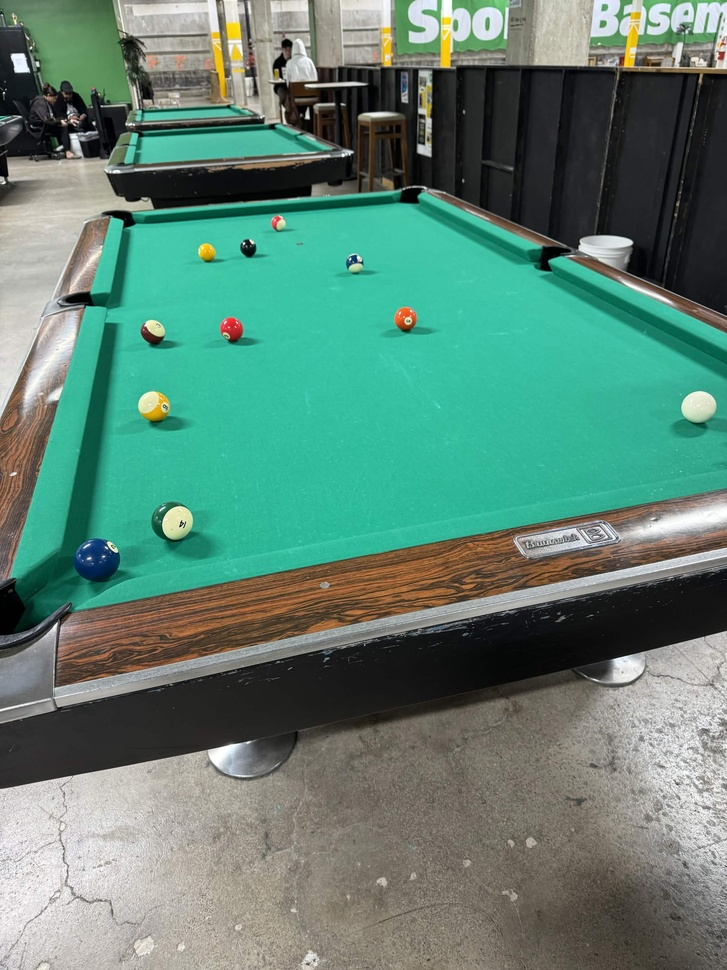
#> input picture image.jpg, 727 x 970 px, shrunk from 2160 x 2880 before the run, given in place of the camera
$ python testing.py
#> lines starting #> are read from the running program, lines starting #| are printed output that depends on the picture; after the words box and inside, x2 and y2 are one past the last pixel; in counts of white or black regions, pixels touching at a corner belong together
import cv2
import numpy as np
import math

# -----------------------------
# USER SETTINGS
# -----------------------------

CAMERA_INDEX = 0

# Assumed real target diameter.
# Change this once the real target size is known.
REAL_DIAMETER_M = 0.75

# Approximate camera horizontal field of view in degrees.
# Change this to match your camera.
CAMERA_FOV_DEG = 62.0

# Optional: only detect red-ish circles.
# Set to False to detect any circle-like object.
DETECT_RED_ONLY = False


# -----------------------------
# HELPER FUNCTIONS
# -----------------------------

def estimate_focal_length_px(frame_width_px, fov_deg):
    """
    Estimate focal length in pixels from camera field of view.

    This is a rough approximation.
    For accurate results, use camera calibration with a checkerboard.
    """
    fov_rad = math.radians(fov_deg)
    return frame_width_px / (2.0 * math.tan(fov_rad / 2.0))


def estimate_distance(real_diameter_m, apparent_diameter_px, focal_length_px):
    """
    Pinhole camera distance estimate:

        distance = real_size * focal_length / image_size

    Works best when the target size is known and the target is not too tilted.
    """
    if apparent_diameter_px <= 0:
        return None

    return (real_diameter_m * focal_length_px) / apparent_diameter_px


def circularity(contour):
    """
    Returns how circle-like a contour is.
    A perfect circle is near 1.0.
    """
    area = cv2.contourArea(contour)
    perimeter = cv2.arcLength(contour, True)

    if perimeter == 0:
        return 0

    return 4 * math.pi * area / (perimeter * perimeter)


def get_red_mask(frame):
    """
    Detect red areas in HSV color space.
    Red wraps around hue=0, so two ranges are needed.
    """
    hsv = cv2.cvtColor(frame, cv2.COLOR_BGR2HSV)

    lower_red_1 = np.array([0, 80, 50])
    upper_red_1 = np.array([10, 255, 255])

    lower_red_2 = np.array([170, 80, 50])
    upper_red_2 = np.array([180, 255, 255])

    mask_1 = cv2.inRange(hsv, lower_red_1, upper_red_1)
    mask_2 = cv2.inRange(hsv, lower_red_2, upper_red_2)

    mask = mask_1 | mask_2

    # Clean noise
    kernel = np.ones((5, 5), np.uint8)
    mask = cv2.morphologyEx(mask, cv2.MORPH_OPEN, kernel)
    mask = cv2.morphologyEx(mask, cv2.MORPH_CLOSE, kernel)

    return mask


# -----------------------------
# MAIN PROGRAM
# -----------------------------

cap = cv2.VideoCapture(CAMERA_INDEX)

if not cap.isOpened():
    raise RuntimeError("Could not open camera.")

ret, frame = cap.read()
#> frame is the input picture: shape (970, 727, 3); mean B, G, R 116.1, 130.8, 94.6

if not ret:
    raise RuntimeError("Could not read from camera.")

frame_height, frame_width = frame.shape[:2]
#> frame_height = 970; frame_width = 727
FOCAL_LENGTH_PX = estimate_focal_length_px(frame_width, CAMERA_FOV_DEG)
#> FOCAL_LENGTH_PX = 605

print(f"Estimated focal length: {FOCAL_LENGTH_PX:.2f} px")
#| Estimated focal length: 604.97 px
print("Press 'q' to quit.")

while True:
    ret, frame = cap.read()

    if not ret:
        break

    output = frame.copy()

    if DETECT_RED_ONLY:
        processed = get_red_mask(frame)
    else:
        gray = cv2.cvtColor(frame, cv2.COLOR_BGR2GRAY)
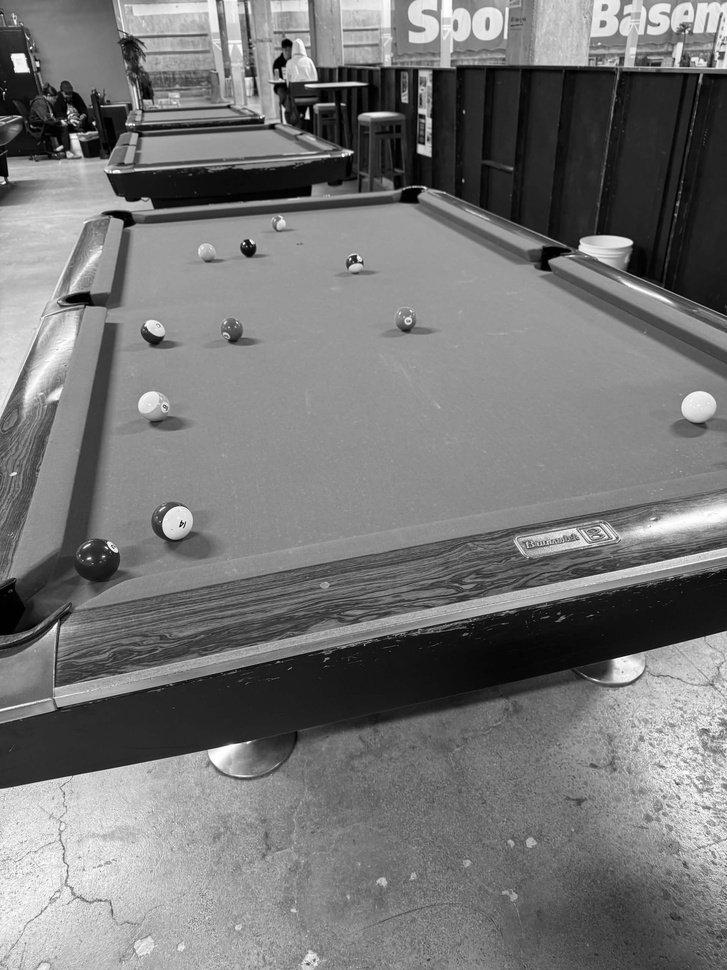
#> gray: shape (970, 727); min 0, max 255, mean 118.3
        gray = cv2.GaussianBlur(gray, (7, 7), 1.5)

        # Edge detection works better for general circle-like targets
        processed = cv2.Canny(gray, 50, 150)
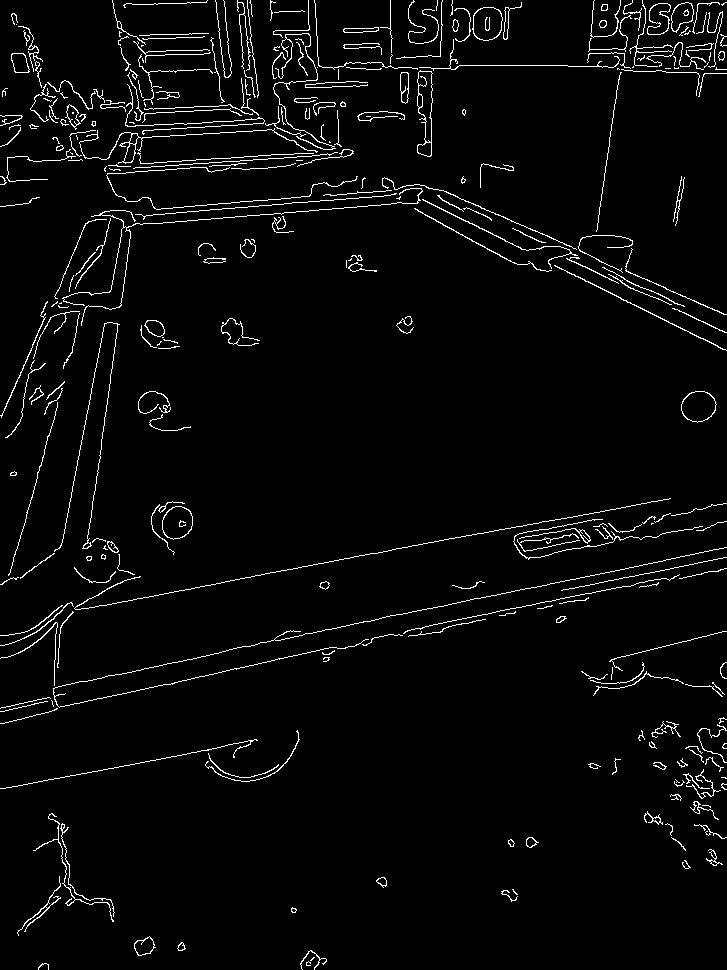
#> processed: shape (970, 727); 3.2% white in thin lines or dots

        kernel = np.ones((5, 5), np.uint8)
        processed = cv2.dilate(processed, kernel, iterations=1)
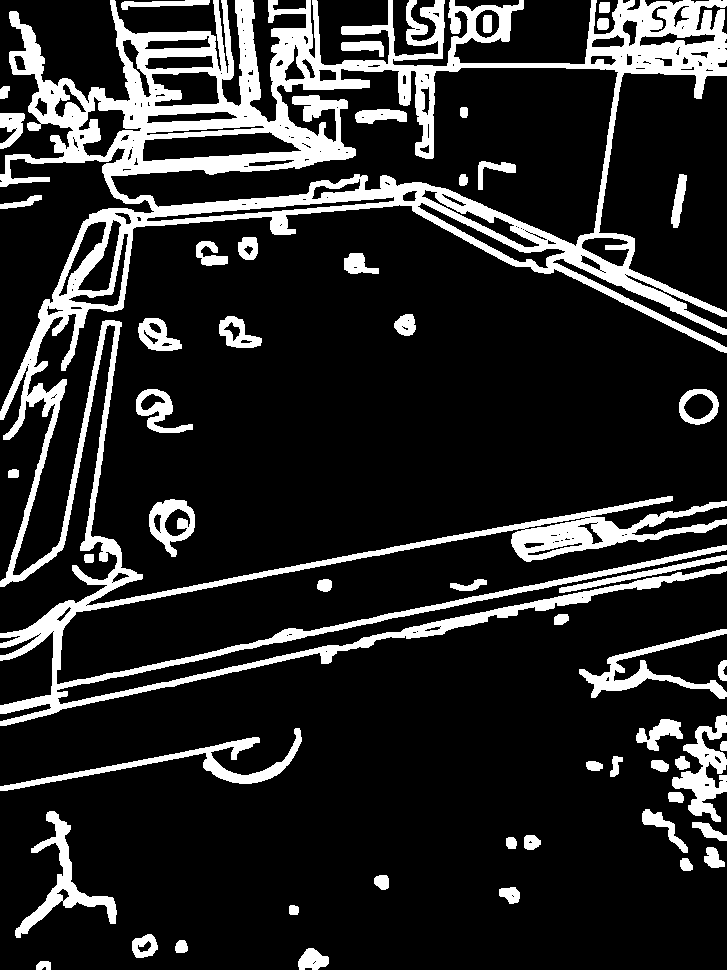
#> processed: shape (970, 727); 16.5% white; 54 white regions

    contours, _ = cv2.findContours(
        processed,
        cv2.RETR_EXTERNAL,
        cv2.CHAIN_APPROX_SIMPLE
    )
#> contours = 49 contours; largest, box (x1, y1, x2, y2) and area: (0, 0, 727, 726) 142888, (0, 728, 302, 791) 2474, (15, 811, 117, 938) 2388, (672, 715, 727, 822) 2289, (579, 629, 727, 699) 2085

    best_candidate = None
    best_score = 0

    for contour in contours:
        area = cv2.contourArea(contour)

        if area < 500:
            continue

        circ = circularity(contour)

        # Need at least 5 points to fit ellipse
        if len(contour) < 5:
            continue

        ellipse = cv2.fitEllipse(contour)
        (cx, cy), (axis_a, axis_b), angle = ellipse

        major_axis = max(axis_a, axis_b)
        minor_axis = min(axis_a, axis_b)

        if major_axis <= 0:
            continue

        ellipse_ratio = minor_axis / major_axis

        # This allows angled circles.
        # A tilted circle appears as an ellipse.
        if ellipse_ratio < 0.25:
            continue

        # Combined score: large, circular/elliptical objects are preferred
        score = area * (0.5 + circ) * ellipse_ratio

        if score > best_score:
            best_score = score
            best_candidate = {
                "contour": contour,
                "ellipse": ellipse,
                "center": (int(cx), int(cy)),
                "major_axis": major_axis,
                "minor_axis": minor_axis,
                "ellipse_ratio": ellipse_ratio,
                "area": area,
                "circularity": circ
            }
#> this loop made 49 passes
#> (perimeter in circularity, circ, cx, cy, axis_a, axis_b, angle) on passes 13, 31, 49: (545.6, 0.101, 56.69, 876.4, 97.13, 159.5, 76.68), (190, 0.582, 171.5, 523.1, 44.4, 52.63, 3.93), (14912.2, 0.00807, 348.3, 344.6, 673.3, 769.9, 43.21)
#> after the loop, best_score = 63486.3

    if best_candidate is not None:
        ellipse = best_candidate["ellipse"]
        cx, cy = best_candidate["center"]
#> cx = 348; cy = 344

        major_axis = best_candidate["major_axis"]
        minor_axis = best_candidate["minor_axis"]

        # For distance, use the major axis.
        # Reason: when a circle tilts, its minor axis shrinks,
        # but the major axis is closer to the original diameter.
        apparent_diameter_px = major_axis
#> apparent_diameter_px = 769.9

        distance_m = estimate_distance(
            REAL_DIAMETER_M,
            apparent_diameter_px,
            FOCAL_LENGTH_PX
        )
#> distance_m = 0.589

        # Draw detected ellipse
        cv2.ellipse(output, ellipse, (0, 255, 0), 2)
        cv2.circle(output, (cx, cy), 4, (255, 0, 0), -1)
#> output: shape (970, 727, 3); mean B, G, R 115.4, 132, 93.9

        text_1 = f"Distance: {distance_m:.2f} m"
#> text_1 = 'Distance: 0.59 m'
        text_2 = f"Center: ({cx}, {cy})"
#> text_2 = 'Center: (348, 344)'
        text_3 = f"Ellipse ratio: {best_candidate['ellipse_ratio']:.2f}"
#> text_3 = 'Ellipse ratio: 0.87'

        cv2.putText(output, text_1, (20, 40),
                    cv2.FONT_HERSHEY_SIMPLEX, 0.8, (0, 255, 0), 2)

        cv2.putText(output, text_2, (20, 75),
                    cv2.FONT_HERSHEY_SIMPLEX, 0.7, (0, 255, 0), 2)

        cv2.putText(output, text_3, (20, 105),
                    cv2.FONT_HERSHEY_SIMPLEX, 0.7, (0, 255, 0), 2)
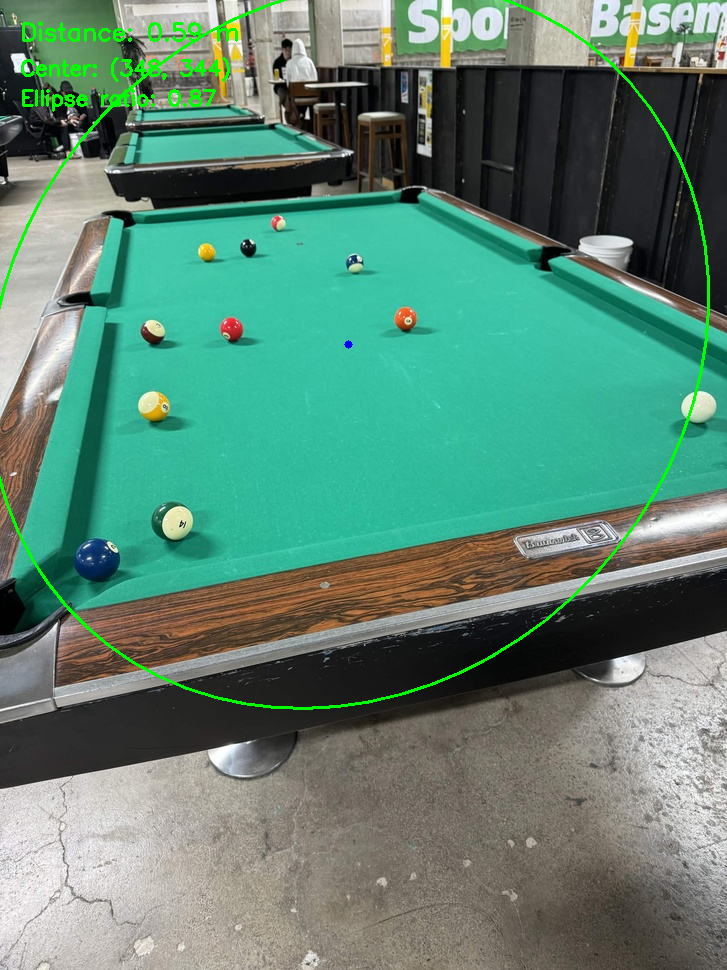
#> output: shape (970, 727, 3); mean B, G, R 114.8, 132.7, 93.3

    cv2.imshow("Circle Detection", output)
    cv2.imshow("Processed View", processed)

    key = cv2.waitKey(1) & 0xFF
#> (key q is pressed here)

    if key == ord("q"):
        break

cap.release()
cv2.destroyAllWindows()
